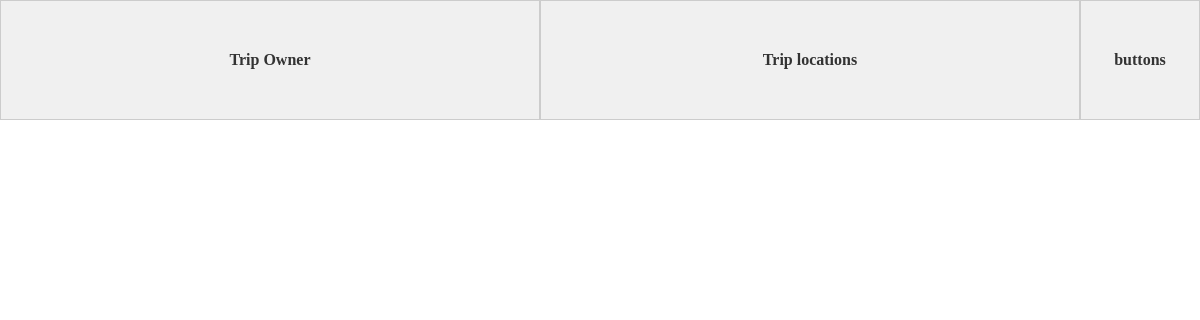
The page /Razeen_Experiment/trip_listing.php on the database as committed earlier.
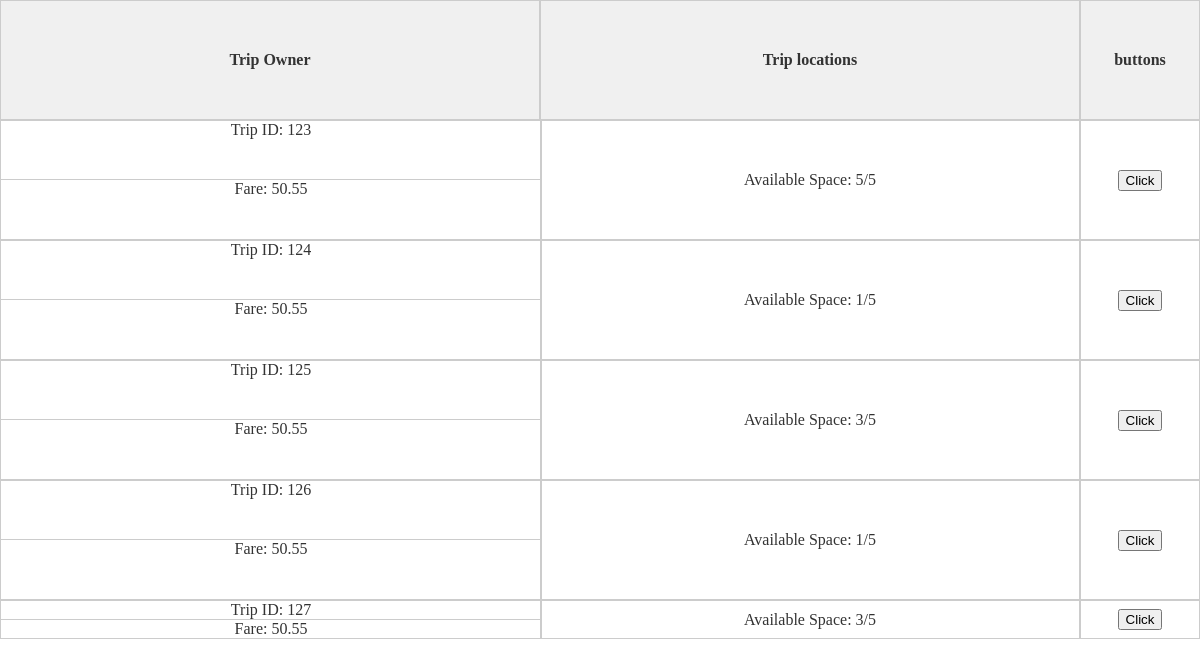
The same page on the database as committed later.
### tables this page shows
CREATE TABLE Trips (
    Trip_ID VARCHAR(30) PRIMARY KEY,
    Student_ID VARCHAR(20),
    Thana VARCHAR(50),
    Capacity INT,
    Time TIME,
    Date DATE,
    Fare DECIMAL(4,2),
    Meet_up_location VARCHAR(100),
    Recurring_Trip BOOLEAN,
    Mode_of_Commute VARCHAR(30),
    trip_status VARCHAR(30),
    Used_capacity INT,
    FOREIGN KEY (Student_ID) REFERENCES User(Student_ID) ON DELETE SET NULL
);

### Razeen_Experiment/trip_listing.php (the view, shortened to what this page needs)
<?php
include '../frontend/connection.php';
?>
<!DOCTYPE html>
<html>
<head>
</head>
<body>
    <div class="container">
        <div class="cell row-1">Trip Owner</div>
        <div class="cell row-1">Trip locations</div>
        <div class="cell row-1">buttons</div>
        <?php
            $fetch_query="SELECT * FROM Trips where trip_status='Available'";
            $fetched_data=mysqli_query($conn, $fetch_query);
            $count=mysqli_num_rows( $fetched_data );
            $data = $fetched_data->fetch_all(MYSQLI_NUM);
            for ($i=0;$i<$count;$i++)
            {
                $trip_id = $data[$i][0];
                $capacity = $data[$i][3];
                $fare = $data[$i][6];
                $trip_fill= $data[$i][11];
                echo "<div class=\"cell divided\"><div>Trip ID: ".$trip_id."</div><div>Fare: ".$fare."</div></div>";
                echo "<div class=\"cell\">Available Space: ".$trip_fill."/".$capacity."</div>";
                echo "<div class=\"cell\"> <button class = \"button-in-cell\">Click</button> </div>";
            }
        ?>
    </div>
</body>
</html>

### Razeen_Experiment/trip_listing.php (style rules this page uses)
body { height: 100vh; margin: 0; }
.container { display: grid; grid-template-rows: repeat(5, 120px); grid-template-columns: 45% 45% 10%; height: auto; padding: 0; max-width: 100%; }
.cell { border: 1px solid #ccc; display: flex; align-items: center; justify-content: space-around; font-size: 16px; color: #333; word-wrap: break-word; }
.cell.divided { display: flex; flex-direction: column; justify-content: space-around; align-items: stretch; width: 100%; }
.cell.divided > div { padding: 0; width: 100%; height: 50%; box-sizing: border-box; text-align: center; }
.cell.divided > div:first-child { border-bottom: 1px solid #ccc; }
.row-1 { font-weight: bold; background-color: #f0f0f0; }

Rows that differ between the two databases and show on the page:
added trips: Trip_ID "123", Fare "50.55", Used_capacity "5", Capacity "5"
added trips: Trip_ID "124", Fare "50.55", Used_capacity "1", Capacity "5"
added trips: Trip_ID "125", Fare "50.55", Used_capacity "3", Capacity "5"
added trips: Trip_ID "126", Fare "50.55", Used_capacity "1", Capacity "5"
added trips: Trip_ID "127", Fare "50.55", Used_capacity "3", Capacity "5"
